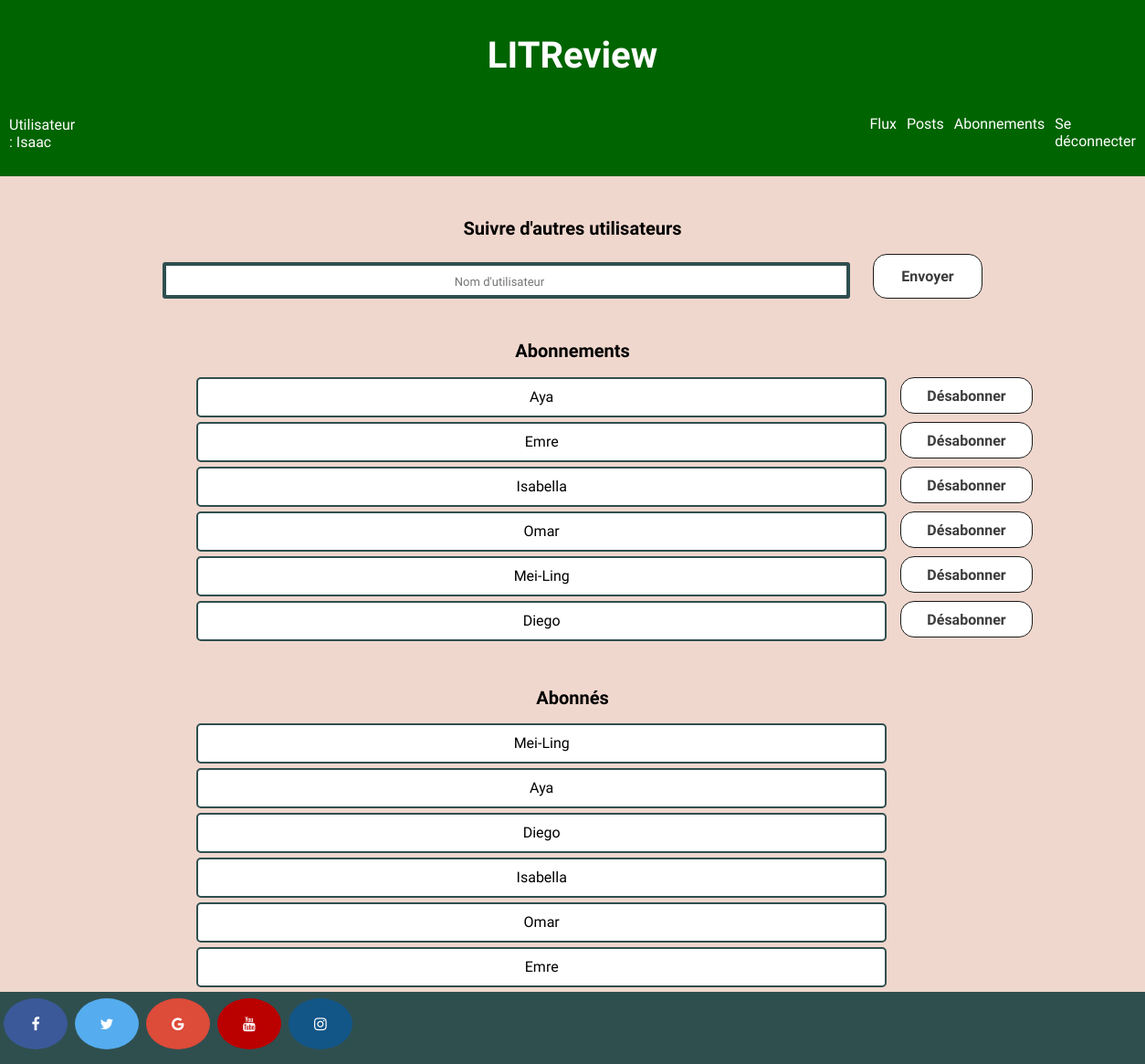
The app's page /subscriptions/ (signed in) with its own data.
### reviews/models.py (models this page shows, shortened)
class UserFollows(models.Model):
    user = models.ForeignKey(to=User, on_delete=models.CASCADE, related_name='following')
    followed_user = models.ForeignKey(to=User, on_delete=models.CASCADE, related_name='followed_by')
    class Meta:
        unique_together = ('user', 'followed_user', )
        verbose_name_plural = 'Users Follow'

### reviews/views.py (the view, shortened to what this page needs)
# urls.py: path('subscriptions/', reviews.views.user_follows, name='subscriptions'),
@login_required
def user_follows(request):
    form = FollowForm()
    user = request.user
    followers = user.followed_by.all()
    following = user.following.all()
    return render(request, 'reviews/subscriptions.html', context=locals())

### reviews/forms.py
class FollowForm(forms.ModelForm):
    class Meta:
        model = models.UserFollows
        fields = ['followed_user']
        labels = {'followed_user': 'suivre'}

### reviews/templates/reviews/subscriptions.html (shortened to what this page needs)
{% extends 'base.html' %}
{% block content %}
<h2> Suivre d'autres utilisateurs </h2>
<form method=POST action="{% url 'search-user' %}">
    <div class="cont">
        <input class="searchbar" type="search" placeholder="Nom d'utilisateur" aria-label="Search" name="searched">
        <button class="followers" type="submit" >Envoyer</button>
    </div>
</form>
<h2> Abonnements </h2>
        {% for foll in following %}
            <div class="borderfollowed">
                <div class="tdbtn">
                {{foll.followed_user.username}}
                </div>
                <a href="{% url 'unfollow' foll.id %}"><button class="followers send">Désabonner</button></a>
            </div>
        {% endfor %}
<h2> Abonnés </h2>
        {% for follower in followers %}
            <div class="borderfollowed">
                <div class="tdbtn">
                {{follower.user.username}}
                </div>
            </div>
        {% endfor %}
{% endblock content %}

### templates/base.html (shortened to what this page needs)
{% load static %}
<html>
    <head>
        <link rel="stylesheet" href="{% static 'authentication/styles.css' %}" />
        <link rel="stylesheet" href="https://cdnjs.cloudflare.com/ajax/libs/font-awesome/4.7.0/css/font-awesome.min.css">
    </head>
    <body>
        <header>
            <h1 class="title"> LITReview  </h1>
            <div class="headernavuser">
                <p class="user"> Utilisateur : {{user.username}}</p>
                <nav class="box">
                    <a class="menu" href="{% url 'feed' %}">Flux</a>
                    <a class="menu" href="{% url 'my_posts' %}">Posts</a>
                    <a class="menu" href="{% url 'subscriptions' %}">Abonnements</a>
                    {% if user.is_authenticated %}
                        <a class="menu" href="{% url 'home' %}">Se déconnecter</a>
                    {% endif %}
                </nav>
            </div>
        </header>
        <main>
             {% block content %}{% endblock %}
        </main>
        <footer>
            <a href="#" class="fa fa-facebook socialnet"></a>
            <a href="#" class="fa fa-twitter socialnet"></a>
            <a href="#" class="fa fa-google socialnet"></a>
            <a href="#" class="fa fa-youtube socialnet"></a>
            <a href="#" class="fa fa-instagram socialnet"></a>
        </footer>
    </body>
</html>

### authentication/static/authentication/styles.css (style rules this page uses)
header { border-bottom: 2px solid darkgreen; padding:10px; background-color: darkgreen; }
.headernavuser { display: flex; flex-direction: row; }
.user { margin-right: 220px; color: white; }
.title { color: white; }
body { margin:0; min-height: 100vh; display: flex; flex-direction: column; font-family: 'Comfortaa', cursive; background-repeat: no-repeat; background-attachment: fixed; background-size: cover; background-color: #F0D7CD; }
footer { margin-top: auto; border: 2px solid #2F4F4F; background-color: #2F4F4F; width: 100%; height: 75px; bottom: 0; left: 0; right: 0; }
h1 { font-family: 'Comfortaa', cursive; color: black; text-align: center; font-size: 40px; }
h2 { text-align: center; font-size: 20px; margin-top: 45px; color: black; }
nav { margin-left: 200px; }
.menu { color: white; text-decoration: none; font-size: 16px; }
.box { display: flex; gap: 11px; margin-left: 650px; margin-bottom: 5px; margin-top: 15px; }
.fa { padding: 20px; font-size: 30px; width: 30px; text-align: center; text-decoration: none; margin: 5px 2px; border-radius: 50%; }
.fa-facebook { background: #3B5998; color: white; }
.fa-twitter { background: #55ACEE; color: white; }
.fa-google { background: #dd4b39; color: white; }
.fa-youtube { background: #bb0000; color: white; }
.fa-instagram { background: #125688; color: white; }
button { font-family: 'Comfortaa', cursive; appearance: none; background-color: white; border: 1px solid #1A1A1A; border-radius: 15px; box-sizing: border-box; color: #3B3B3B; cursor: pointer; display: inline-block; font-size: 16px; font-weight: 600; line-height: normal; margin-left: 30%; min-height: 40px; min-width: 0; outline: none; padding: auto; text-align: center; text-decoration: none; transition: all 300ms cubic-bezier(.23, 1, 0.32, 1); user-select: none; -webkit-user-select: none; touch-action: manipulation; width: 40%; will-change: transform; }
.followers { width: 120px; margin-left: 10px; }
.send { width: 145px; margin-left: 15px; }
.searchbar { width: 60%; height: 40px; margin-right: 15px; margin-top: 9px; border-color: #2F4F4F; }
input, textarea { border: 4px solid #2F4F4F; border-radius: 3px; text-align: center; font-family: 'Comfortaa', cursive; font-size: 1em; }
.cont { display: flex; flex-direction: row; justify-content: center; }
::placeholder { text-align: center; font-family: 'Comfortaa', cursive; font-size: 1em; }
.borderfollowed { display: flex; flex-direction: row; }
.tdbtn { border: 2px solid #2F4F4F; border-radius: 5px; margin-left: 215px; margin-bottom: 5px; width: 60%; height: 20px; text-align: center; padding-top: 10px; padding-bottom: 10px; background-color: white; }
::placeholder { font-size: 13px; }

### records on screen
UserFollows: followed_user.username "Aya"
UserFollows: followed_user.username "Emre"
UserFollows: followed_user.username "Isabella"
UserFollows: followed_user.username "Omar"
UserFollows: followed_user.username "Mei-Ling"
UserFollows: followed_user.username "Diego"
UserFollows: user.username "Mei-Ling"
UserFollows: user.username "Aya"
UserFollows: user.username "Diego"
UserFollows: user.username "Isabella"
UserFollows: user.username "Omar"
UserFollows: user.username "Emre"

### other values on screen
{{ user.username }} "Isaac"
